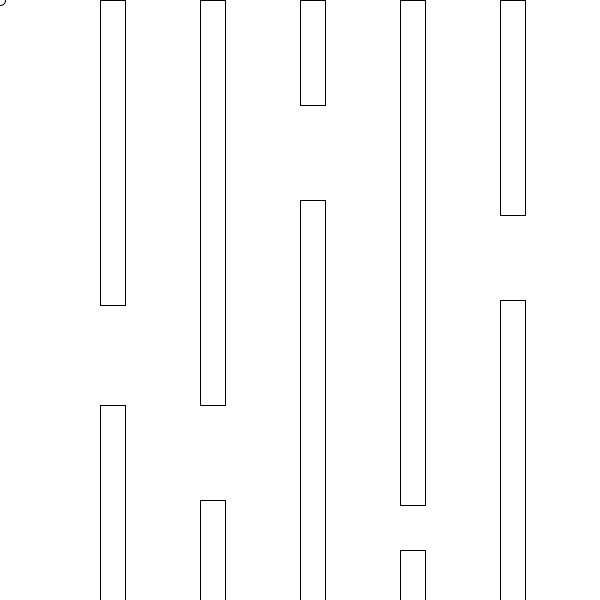
Frame 1 (no input)
Frame 60 (the mouse pressed at the canvas centre just before this capture): identical to frame 1, image omitted
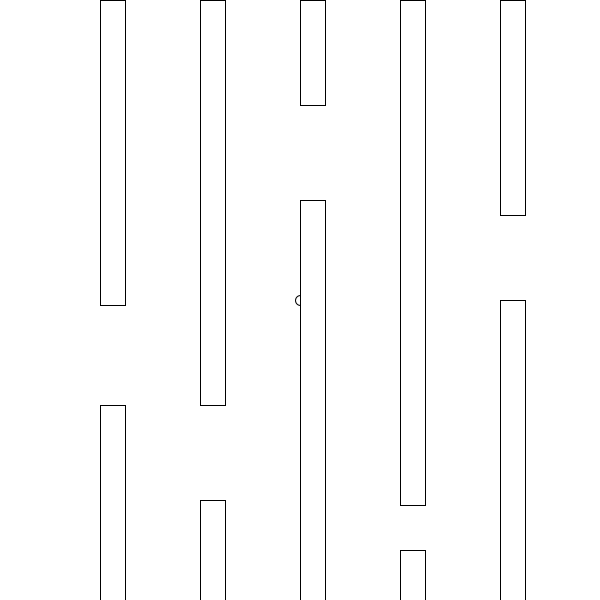
Frame 120 (the mouse held since frame 60 and released just before this capture)

The Processing sketch that drew these frames (run headless with seeded random() and noise(); from frame 60 on, the mouse is pressed at the canvas centre):

// Processing sketch: processing_113620
// ── processing_113620.pde

void setup(){
size(600,600);
smooth();

}

void draw(){
  background(255);
  ellipse(mouseX,mouseY,10,10);
  rect(100,0,25,305);
  rect(200,0,25,405);
  rect(300,0,25,105);
  rect(400,0,25,505);
  rect(500,0,25,215);
  
  rect(100,405,25,300);
  rect(200,500,25,305);
  rect(300,200,25,605);
  rect(400,550,25,305);
  rect(500,300,25,405);
}
